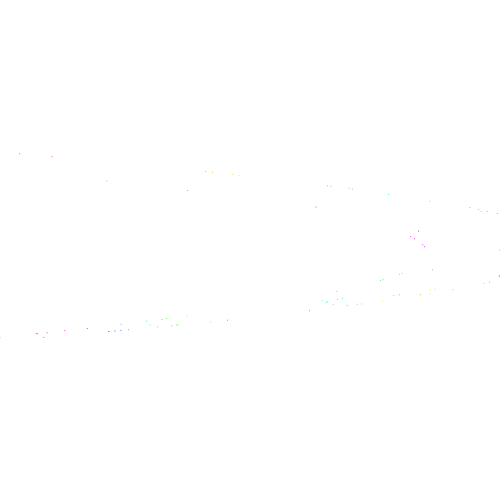
Frame 1 (no input)
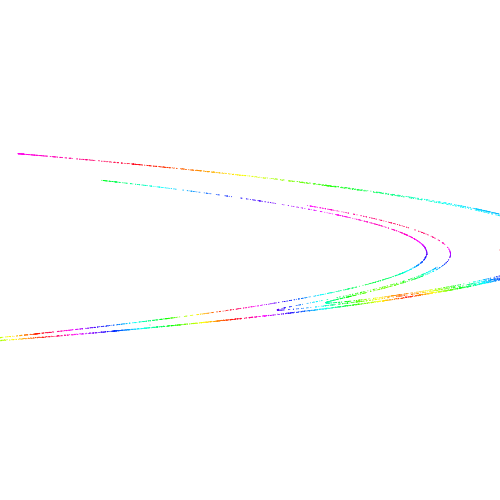
Frame 60 (the mouse pressed at the canvas centre just before this capture)
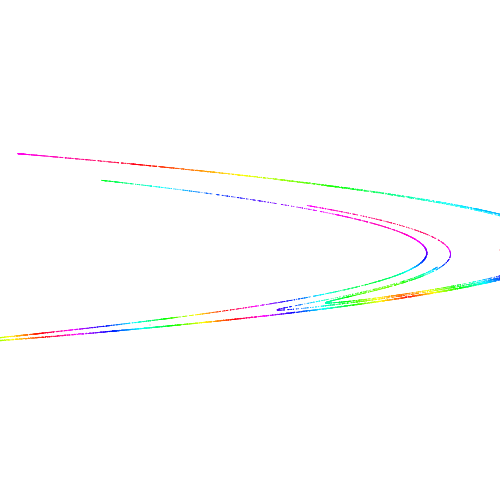
Frame 120 (the mouse held since frame 60 and released just before this capture)

The Processing sketch that drew these frames (run headless with seeded random() and noise(); from frame 60 on, the mouse is pressed at the canvas centre):

// Processing sketch: HenonMap
// ── HenonMap.pde
float x, y;
float a, b;
void setup() {
  size(500, 500);
  x=0;
  y=0;
  a=1.4;
  b=0.3;
  background(255);
  pixelDensity(2);
}
void mouseDragged(){
  background(255);
  x=0;
  y=0;
  a=map(mouseX,0,width,-2,2);
  b=map(mouseY,0,height,-1,1);
  for (int i=0;i<1000;i++) {
    float newX=1-a*x*x+y;
    float newY=b*x;
    float d=dist(x,y,newX,newY);
    x=newX;
    y=newY;
    colorMode(HSB,100);
    fill((d*100)%100,100,100);
    colorMode(RGB,255);
    ellipse(x*width/2+width/2, y*height/2+height/2, 1, 1);
  }
}
void draw() {
  fill(0);
  noStroke();
  for (int i=0;i<100;i++) {
    float newX=1-a*x*x+y;
    float newY=b*x;
    float d=dist(x,y,newX,newY);
    x=newX;
    y=newY;
    colorMode(HSB,100);
    fill((d*100)%100,100,100);
    colorMode(RGB,255);
    ellipse(x*width/2+width/2, y*height/2+height/2, 1, 1);
  }
}
